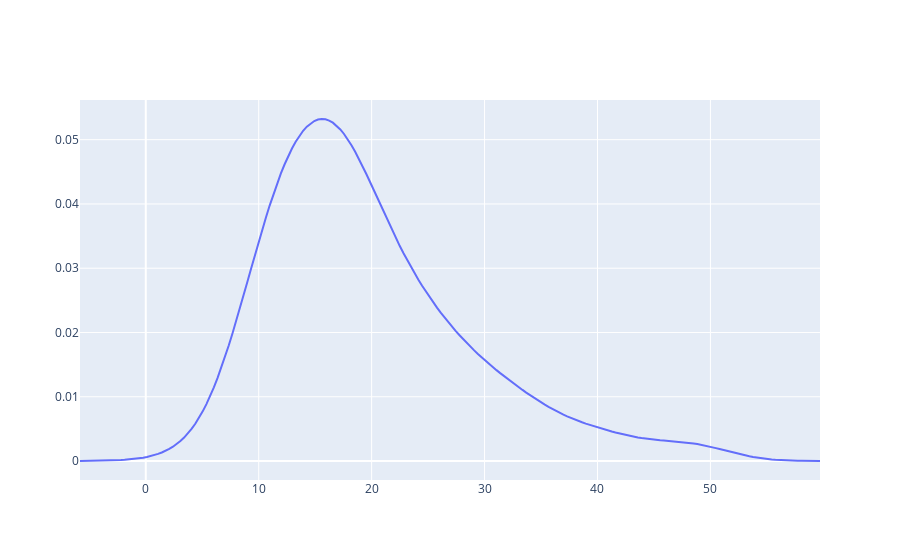

Notebook source saved alongside this figure:
### Code cell
# Ans 5 

""" 
Distplot stands for distribution plot is a function in the seaborn package that is used to visualize the distribution of a univariate set of observations. It combines a histogram with a kernel density estimate plot to provide a smooth estimate of the distribution.
"""


import seaborn as sns
import plotly.graph_objects as go


tips = sns.load_dataset("tips")
fig = sns.displot(tips, x="total_bill", kind="kde")

x = fig.axes[0][0].get_lines()[0].get_xdata()
y = fig.axes[0][0].get_lines()[0].get_ydata()

fig2 = go.Figure(data=go.Scatter(x=x, y=y, mode="lines"))
fig2.show()

### Figure 1 — Plotly figure (JSON) as saved in the notebook; plotly's stock layout.template omitted (floating-point values rounded to 4 significant figures; data arrays with more than 128 entries replaced by an {"elided": "..."} marker saying what was removed)
{"data": [{"mode": "lines", "type": "scatter", "x": {"elided": "200 float values"}, "y": {"elided": "200 float values"}}], "layout": {}}
